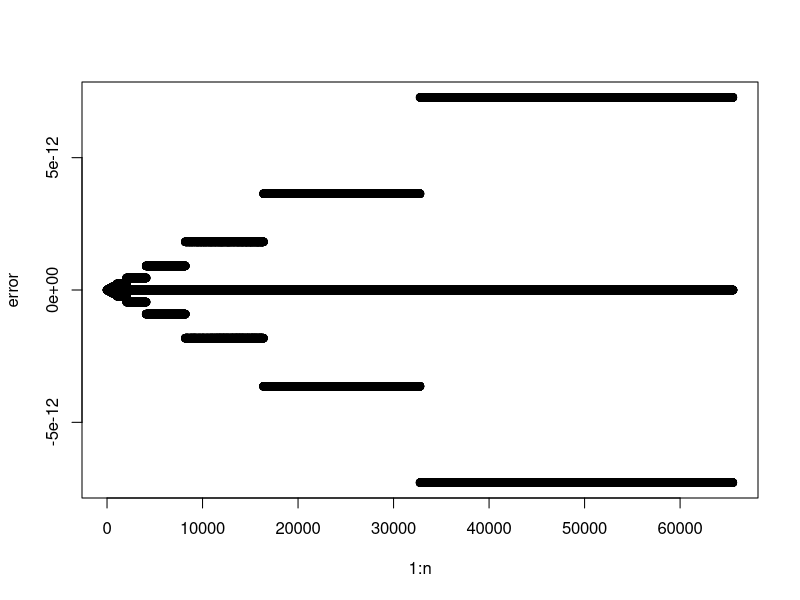
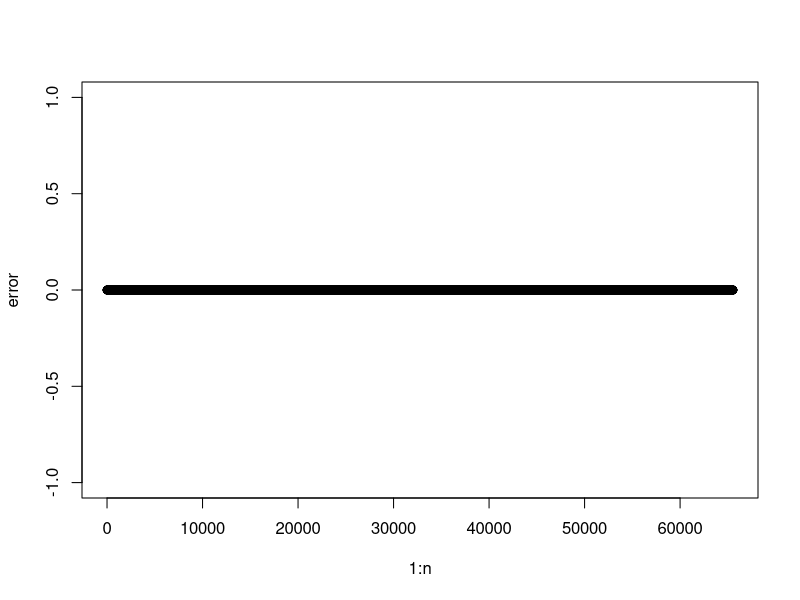

Generate these figures, in order, with R:

# very small double precision numbers
x <- 1
for(j in 1:350){
    x <- x/10
    print(c(j,x))
}

10^(-323)
10^(-324)

2^(-1074)
2^(-1075)

2^(-1073) - 10^(-323)

exp(-745)

# smallest number representable ( about 10^(-324) ) is different from
# the smallest difference between two floating points
( 1 + 10^(-15) ) - 1
( 1 + 10^(-16) ) - 1

( 1000 + 10^(-15) ) - 1000


# accumulation of floating point rounding errors
# when integrating the normal distribution
by <- 0.001
x <- seq(-50,50,by=by)
n <- length(x)
y <- by/sqrt(pi)*exp(-x^2)

sorty <- sort(y)
revsorty <- rev(sort(y))

# add them from left to right (small, then big, then small)
integral <- 0
for(j in 1:n){ integral <- integral + y[j] }
integral - 1

# add up the small ones first
integral <- 0
for(j in 1:n){ integral <- integral + sorty[j] }
integral - 1

# add up the big ones first
integral <- 0
for(j in 1:n){ integral <- integral + revsorty[j] }
integral - 1

# use the sum function
sum(y) - 1
# ?sum


# some more examples
sqrt(2)*sqrt(2) - 2

sqrt(1357)*sqrt(1357) - 1357

sqrt(1358)*sqrt(1358) - 1358

cos(0)
cos(0) - 1 

cos(pi/2)

# sin(x) = x - x^3/6 + ...
# so this error should be roughly 2^(-36)
sin( 2^(-12) ) - 2^(-12)


# errors grow with size of numbers
n <- 2^16
error <- rep(NA, n)
for(j in 1:n){
    error[j] <- sqrt(j)*sqrt(j) - j
}
range( error )
plot(1:n,error)


# but not here. Why not?
n <- 2^16
error <- rep(NA, n)
for(j in 1:n){
    error[j] <- sqrt(j^2)*sqrt(j^2) - j^2 
}
range( error )
plot(1:n,error)


# computing determinants can cause underflow or overflow
mydet <- function(mat){
    ee <- eigen(mat)
    return( prod( ee$values ) )
}

n <- 1000
A <- exp( - abs( outer(1:n, 1:n, "-" ) ) )

mydet(A)
mydet(A/10)
mydet(10*A)

# compute the log determinant instead
mylogdet_bad <- function(mat){
    ee <- eigen(mat)
    return( log( prod( ee$values) ) )
}

mylogdet_good <- function(mat){
    ee <- eigen(mat)
    return( sum( log( ee$values ) ) )
}

mylogdet_bad(A)
mylogdet_good(A)

mylogdet_bad(A/10)
mylogdet_good(A/10)

mylogdet_bad(A*10)
mylogdet_good(A*10)

